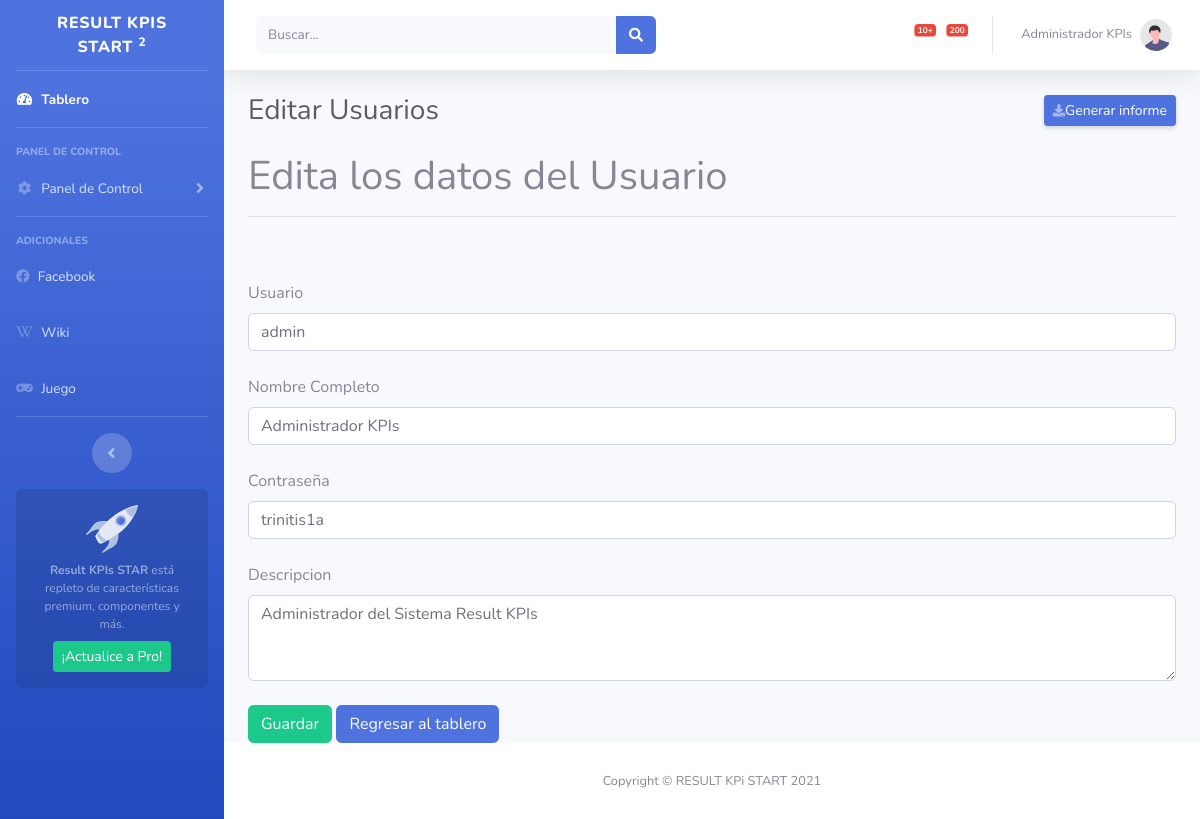
The app's page /Modificausuarios.php?Id=1 (signed in) with its own data.
### tables this page shows
CREATE TABLE `usuarios` (
  `id` int(11) NOT NULL,
  `usuario` varchar(40) NOT NULL,
  `contraseña` varchar(50) NOT NULL,
  `nombre` varchar(80) NOT NULL,
  `rol` int(11) NOT NULL,
  `descripcion` text DEFAULT NULL,
  `empresa_id` int(11) NOT NULL
);

### Modificausuarios.php (the view, shortened to what this page needs)
<?php
$nombre = $_SESSION['nombre'];
$user_id = $_GET['Id'];
?>
<!DOCTYPE html>
<html lang="es">
<head>
  <link href="vendor/fontawesome-free/css/all.min.css" rel="stylesheet" type="text/css">
  <link href="css/sb-admin-2.min.css" rel="stylesheet">
</head>
<body id="page-top">
  <div id="wrapper">
    <ul class="navbar-nav bg-gradient-primary sidebar sidebar-dark accordion" id="accordionSidebar">
       <a class="sidebar-brand d-flex align-items-center justify-content-center" href="principal.php">
        <div class="sidebar-brand-text mx-3">Result KPIs START <sup>2</sup></div>
      </a>
      <hr class="sidebar-divider my-0">
      <li class="nav-item active"> <a class="nav-link" href="principal.php">
          <i class="fas fa-fw fa-tachometer-alt"></i> <span>Tablero</span></a>
      </li>
      <hr class="sidebar-divider">
      <div class="sidebar-heading"> Panel de Control </div>
      <li class="nav-item"> <a class="nav-link collapsed" href="#" data-toggle="collapse" data-target="#collapseTwo" aria-expanded="true" aria-controls="collapseTwo">
          <i class="fas fa-fw fa-cog"></i> <span>Panel de Control</span> </a>
      </li>
      <hr class="sidebar-divider">
      <div class="sidebar-heading"> Adicionales </div>
      <li class="nav-item"> <a class="nav-link" href="https://www.youtube.com/watch?v=DWcJFNfaw9c">
          <i class="fab fa-facebook"></i> <span>Facebook</span></a> </li>
      <li class="nav-item"> <a class="nav-link" href="https://es.wikipedia.org/wiki/Wikipedia:Portada">
          <i class="fab fa-wikipedia-w"></i> <span>Wiki</span></a> </li>
      <li class="nav-item"> <a class="nav-link" href="https://www.juegos.com">
          <i class="fas fa-gamepad"></i> <span>Juego</span></a> </li>
      <hr class="sidebar-divider d-none d-md-block">
      <div class="text-center d-none d-md-inline"> <button class="rounded-circle border-0" id="sidebarToggle"></button> </div>
      <div class="sidebar-card"> <img class="sidebar-card-illustration mb-2" src="img/undraw_rocket.svg" alt="">
        <p class="text-center mb-2"><strong>Result KPIs STAR</strong> está
          repleto de características premium, componentes y más.</p>
        <a class="btn btn-success btn-sm" href="404.html">¡Actualice a Pro!</a>
      </div>
    </ul>
    <div id="content-wrapper" class="d-flex flex-column">
      <div id="content">
        <nav class="navbar navbar-expand navbar-light bg-white topbar mb-4 static-top shadow">
          <form class="d-none d-sm-inline-block form-inline mr-auto ml-md-3 my-2 my-md-0 mw-100 navbar-search">
            <div class="input-group"> <input class="form-control bg-light border-0 small" placeholder="Buscar..." aria-label="Search" aria-describedby="basic-addon2" type="text">
              <div class="input-group-append"> <button class="btn btn-primary" type="button"> <i class="fas fa-search fa-sm"></i> </button>
              </div>
            </div>
          </form>
          <ul class="navbar-nav ml-auto">
            <li class="nav-item dropdown no-arrow mx-1"> <a class="nav-link dropdown-toggle" href="#" id="alertsDropdown" role="button" data-toggle="dropdown" aria-haspopup="true" aria-expanded="false">
                 <span class="badge badge-danger badge-counter">10+</span>
              </a>
            </li>
            <li class="nav-item dropdown no-arrow mx-1"> <a class="nav-link dropdown-toggle" href="#" id="messagesDropdown" role="button" data-toggle="dropdown" aria-haspopup="true" aria-expanded="false">
                 <span class="badge badge-danger badge-counter">200</span>
              </a>
            </li>
            <li class="nav-item dropdown no-arrow"> <a class="nav-link dropdown-toggle" href="#" id="userDropdown" role="button" data-toggle="dropdown" aria-haspopup="true" aria-expanded="false"> <span class="mr-2 d-none d-lg-inline text-gray-600 small"><?php echo $nombre; ?>
                </span> <img class="img-profile rounded-circle" src="img/undraw_profile.svg">
              </a>
            </li>
          </ul>
        </nav>
        <div class="container-fluid">
          <div class="d-sm-flex align-items-center justify-content-between mb-4">
            <h1 class="h3 mb-0 text-gray-800">Editar Usuarios</h1>
            <a href="404.php" class="d-none d-sm-inline-block btn btn-sm btn-primary shadow-sm"><i class="fas fa-download fa-sm text-white-50"></i>Generar
              informe</a>
          </div>
        </div>
        <div class="container">
          <h1>Edita los datos del Usuario</h1>
          <hr />
          <?php
          include 'conexion.php';
          $consulta = "SELECT * FROM usuarios where id={$user_id}";
          $user = mysqli_query($mysqli, $consulta);
          $user = $user->fetch_assoc();
          ?>
          <form action="ModificarUsuariosBD.php" method="POST">
            <br />
            <br />
            <label for="Usuario">Usuario</label>
            <input type="text" class="form-control" name="usuario" value="<?php echo $user["usuario"] ?>" />
            <br />
            <label for="Nombre Completo">Nombre Completo</label>
            <input type="text" class="form-control" name="nombre" value="<?php echo $user["nombre"] ?>" />
            <br />
            <label for="Contraseña">Contraseña</label>
            <input type="text" class="form-control" name="contraseña" value="<?php echo $user["contraseña"] ?>" />
            <br />
            <label for="Descripcion">Descripcion</label>
            <textarea class="form-control" rows="3" name="descripcion"><?php echo $user["descripcion"]?></textarea>
            <br />
            <input type="submit" value="Guardar" class="btn btn-success" />
            <a class="btn btn-primary" href="principal.php">Regresar al tablero</a>
          </form>
        </div>
      </div>
      <footer class="sticky-footer bg-white">
        <div class="container my-auto">
          <div class="copyright text-center my-auto"> <span>Copyright ©
              RESULT KPi START 2021</span> </div>
        </div>
      </footer>
    </div>
  </div>
</body>
</html>

### records on screen
usuarios: usuario "admin", nombre "Administrador KPIs", contraseña "trinitis1a", descripcion "Administrador del Sistema Result KPIs"

### other values on screen
$nombre "Administrador KPIs"
